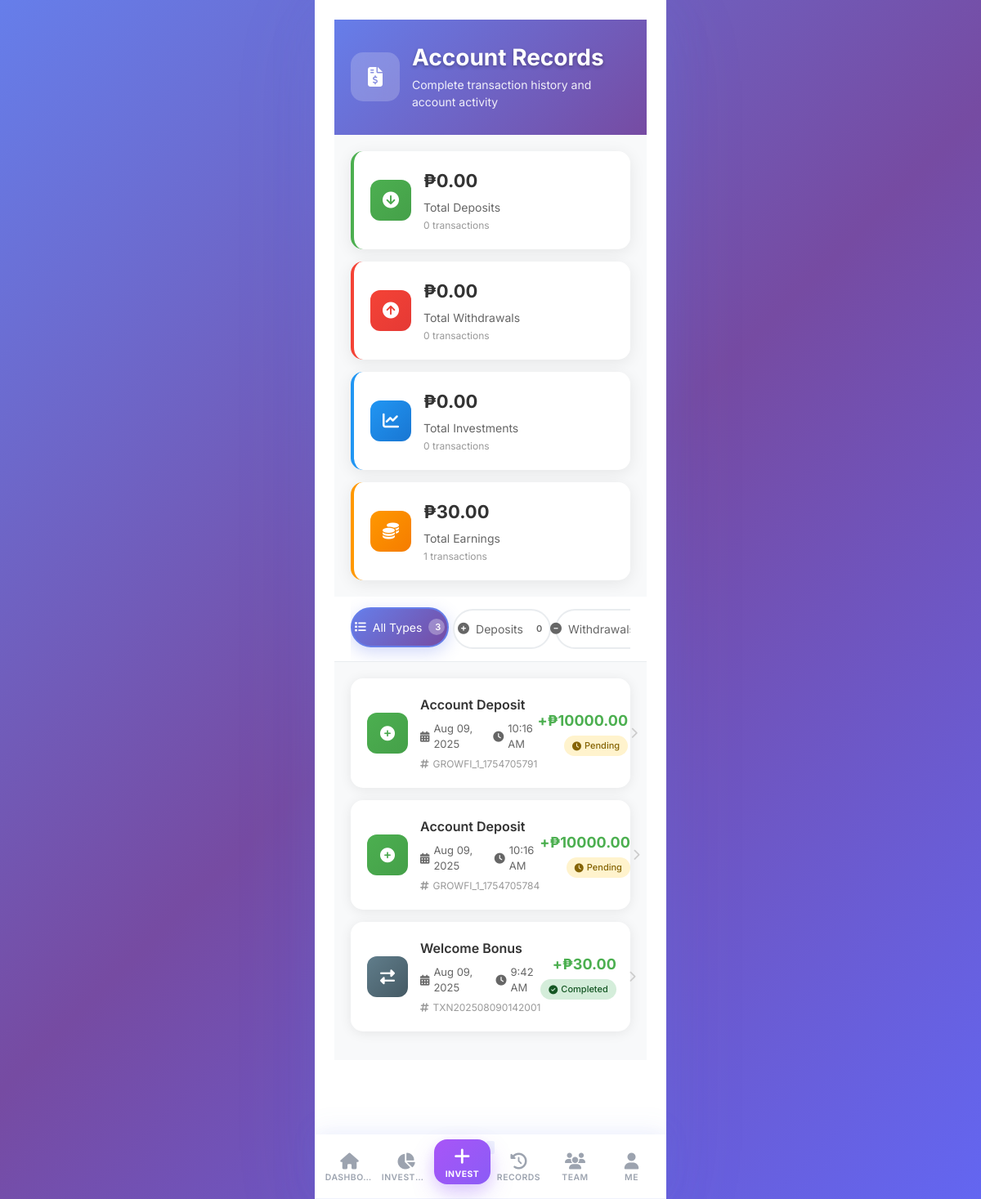
Page /transactions/ (signed in) on the committed database.
### myproject/models.py (models this page shows, shortened)
class Transaction(models.Model):
    TRANSACTION_TYPES = (
        ('deposit', 'Deposit'),
        ('withdrawal', 'Withdrawal'),
        ('investment', 'Investment'),
        ('daily_payout', 'Daily Payout'),
        ('referral_bonus', 'Referral Bonus'),
        ('registration_bonus', 'Registration Bonus'),
    )
    TRANSACTION_STATUS = (
        ('pending', 'Pending'),
        ('processing', 'Processing'),
        ('approved', 'Approved'),
        ('rejected', 'Rejected'),
        ('completed', 'Completed'),
        ('failed', 'Failed'),
    )
    user = models.ForeignKey(User, on_delete=models.CASCADE)
    transaction_type = models.CharField(max_length=20, choices=TRANSACTION_TYPES)
    amount = models.DecimalField(max_digits=10, decimal_places=2)
    status = models.CharField(max_length=20, choices=TRANSACTION_STATUS, default='pending')
    reference_number = models.CharField(max_length=100, unique=True, blank=True)
    api_transaction_id = models.CharField(max_length=200, blank=True, null=True)  # API transaction ID
    payment_method = models.CharField(max_length=20, blank=True)  # GCASH, PAYMAYA, etc.
    payment_url = models.URLField(blank=True, null=True)  # Payment gateway URL
    external_reference = models.CharField(max_length=200, blank=True, null=True)  # For PayMongo session ID
    gcash_number = models.CharField(max_length=15, blank=True)
    gcash_reference = models.CharField(max_length=100, blank=True)
    proof_of_payment = models.ImageField(upload_to='payments/', blank=True, null=True)
    admin_notes = models.TextField(blank=True)
    description = models.TextField(blank=True)  # Transaction description
    created_at = models.DateTimeField(auto_now_add=True)
    processed_at = models.DateTimeField(null=True, blank=True)

### myproject/views.py (the view)
# urls.py: path('transactions/', views.transaction_history, name='transaction_history'),
@login_required
@login_required
def transaction_history(request):
    from django.core.paginator import Paginator
    transactions = Transaction.objects.filter(user=request.user)
    transaction_type = request.GET.get('type')
    status = request.GET.get('status')
    date_from = request.GET.get('date_from')
    date_to = request.GET.get('date_to')
    if transaction_type:
        transactions = transactions.filter(transaction_type=transaction_type)
    if status:
        transactions = transactions.filter(status=status)
    if date_from:
        transactions = transactions.filter(created_at__date__gte=date_from)
    if date_to:
        transactions = transactions.filter(created_at__date__lte=date_to)
    transactions = transactions.order_by('-created_at')
    all_user_transactions = Transaction.objects.filter(user=request.user)
    completed_transactions = all_user_transactions.filter(status='completed')
    deposits = completed_transactions.filter(transaction_type='deposit')
    withdrawals = completed_transactions.filter(transaction_type='withdrawal')
    investments = completed_transactions.filter(transaction_type='investment')
    earnings = completed_transactions.filter(transaction_type__in=['daily_payout', 'referral_bonus', 'registration_bonus'])
    summary = {
        'total_deposits': deposits.aggregate(Sum('amount'))['amount__sum'] or 0,
        'total_withdrawals': withdrawals.aggregate(Sum('amount'))['amount__sum'] or 0,
        'total_investments': investments.aggregate(Sum('amount'))['amount__sum'] or 0,
        'total_earnings': earnings.aggregate(Sum('amount'))['amount__sum'] or 0,
        'total_transactions': all_user_transactions.count(),
        'deposit_count': deposits.count(),
        'withdrawal_count': withdrawals.count(),
        'investment_count': investments.count(),
        'earning_count': earnings.count(),
    }
    paginator = Paginator(transactions, 20)  # Show 20 transactions per page
    page_number = request.GET.get('page')
    transactions = paginator.get_page(page_number)
    context = {
        'transactions': transactions,
        'summary': summary,
    }
    return render(request, 'myproject/transaction_history.html', context)

### myproject/context_processors.py (called while the page is built)
def notification_count(request):
    if request.user.is_authenticated:
        unread_count = Notification.objects.filter(
            user=request.user,
            is_read=False,
        ).count()
        return {"unread_notifications_count": unread_count}
    return {"unread_notifications_count": 0}

def firebase_client_config(request):
    config = getattr(settings, "FIREBASE_CLIENT_CONFIG", None)
    return {"FIREBASE_CLIENT_CONFIG": config}

### myproject/templates/myproject/transaction_history.html (shortened to what this page needs)
{% extends 'myproject/dashboard_base.html' %}
{% load static %}
{% load investment_extras %}
{% block content %}
<div class="records-header">
    <div class="header-content">
        <div class="header-icon">
            <i class="fas fa-file-invoice-dollar"></i>
        </div>
        <div class="header-text">
            <h1 class="page-title">Account Records</h1>
            <p class="page-subtitle">Complete transaction history and account activity</p>
        </div>
    </div>
</div>
<div class="summary-section">
    <div class="summary-grid">
        <div class="summary-card deposits">
            <div class="card-icon">
                <i class="fas fa-arrow-circle-down"></i>
            </div>
            <div class="card-content">
                <div class="card-amount">₱{{ summary.total_deposits|floatformat:2|default:"0.00" }}</div>
                <div class="card-label">Total Deposits</div>
                <div class="card-count">{{ summary.deposit_count|default:"0" }} transactions</div>
            </div>
        </div>
        <div class="summary-card withdrawals">
            <div class="card-icon">
                <i class="fas fa-arrow-circle-up"></i>
            </div>
            <div class="card-content">
                <div class="card-amount">₱{{ summary.total_withdrawals|floatformat:2|default:"0.00" }}</div>
                <div class="card-label">Total Withdrawals</div>
                <div class="card-count">{{ summary.withdrawal_count|default:"0" }} transactions</div>
            </div>
        </div>
        <div class="summary-card investments">
            <div class="card-icon">
                <i class="fas fa-chart-line"></i>
            </div>
            <div class="card-content">
                <div class="card-amount">₱{{ summary.total_investments|floatformat:2|default:"0.00" }}</div>
                <div class="card-label">Total Investments</div>
                <div class="card-count">{{ summary.investment_count|default:"0" }} transactions</div>
            </div>
        </div>
        <div class="summary-card earnings">
            <div class="card-icon">
                <i class="fas fa-coins"></i>
            </div>
            <div class="card-content">
                <div class="card-amount">₱{{ summary.total_earnings|floatformat:2|default:"0.00" }}</div>
                <div class="card-label">Total Earnings</div>
                <div class="card-count">{{ summary.earning_count|default:"0" }} transactions</div>
            </div>
        </div>
    </div>
</div>
<div class="filter-section">
    <div class="filter-container">
        <div class="filter-tabs">
            <button class="filter-btn active" data-filter="all" onclick="filterRecords('all')">
                <i class="fas fa-list"></i>
                <span>All Types</span>
                <div class="filter-badge">{{ summary.total_transactions|default:"0" }}</div>
            </button>
            <button class="filter-btn" data-filter="deposit" onclick="filterRecords('deposit')">
                <i class="fas fa-plus-circle"></i>
                <span>Deposits</span>
                <div class="filter-badge">{{ summary.deposit_count|default:"0" }}</div>
            </button>
            <button class="filter-btn" data-filter="withdrawal" onclick="filterRecords('withdrawal')">
                <i class="fas fa-minus-circle"></i>
                <span>Withdrawals</span>
            </button>
        </div>
    </div>
</div>
<div class="records-section">
    {% if transactions %}
        <div class="records-container">
            {% for transaction in transactions %}
            <div class="record-item" data-type="{{ transaction.transaction_type }}">
                <div class="record-icon-wrapper">
                    {% if transaction.transaction_type == 'deposit' %}
                        <div class="record-icon deposit-bg">
                            <i class="fas fa-plus-circle"></i>
                        </div>
                    {% elif transaction.transaction_type == 'withdrawal' %}
                        <div class="record-icon withdrawal-bg">
                            <i class="fas fa-minus-circle"></i>
                        </div>
                    {% elif transaction.transaction_type == 'investment' %}
                        <div class="record-icon investment-bg">
                            <i class="fas fa-chart-line"></i>
                        </div>
                    {% elif transaction.transaction_type == 'daily_payout' %}
                        <div class="record-icon earnings-bg">
                            <i class="fas fa-coins"></i>
                        </div>
                    {% elif transaction.transaction_type == 'referral_bonus' %}
                        <div class="record-icon referral-bg">
                            <i class="fas fa-users"></i>
                        </div>
                    {% else %}
                        <div class="record-icon default-bg">
                            <i class="fas fa-exchange-alt"></i>
                        </div>
                    {% endif %}
                </div>
                <div class="record-content">
                    <div class="record-main">
                        <div class="record-title">
                            {% if transaction.transaction_type == 'deposit' %}
                                Account Deposit
                            {% elif transaction.transaction_type == 'withdrawal' %}
                                Account Withdrawal
                            {% elif transaction.transaction_type == 'investment' %}
                                Investment Purchase
                            {% elif transaction.transaction_type == 'daily_payout' %}
                                Daily Earnings
                            {% elif transaction.transaction_type == 'referral_bonus' %}
                                Referral Bonus
                            {% elif transaction.transaction_type == 'registration_bonus' %}
                                Welcome Bonus
                            {% else %}
                                {{ transaction.get_transaction_type_display }}
                            {% endif %}
                        </div>
                        <div class="record-details">
                            <div class="record-date">
                                <i class="fas fa-calendar-alt"></i>
                                {{ transaction.created_at|date:"M d, Y" }}
                            </div>
                            <div class="record-time">
                                <i class="fas fa-clock"></i>
                                {{ transaction.created_at|date:"g:i A" }}
                            </div>
                        </div>
                        {% if transaction.reference_number %}
                        <div class="record-reference">
                            <i class="fas fa-hashtag"></i>
                            <span>{{ transaction.reference_number }}</span>
                        </div>
                        {% endif %}
                    </div>
                    <div class="record-amount-section">
                        <div class="record-amount {% if transaction.transaction_type == 'withdrawal' %}negative{% else %}positive{% endif %}">
                            {% if transaction.transaction_type == 'withdrawal' %}-{% else %}+{% endif %}₱{{ transaction.amount|floatformat:2 }}
                        </div>
                        <div class="record-status">
                            <span class="status-pill status-{{ transaction.status }}">
                                {% if transaction.status == 'pending' %}
                                    <i class="fas fa-clock"></i> Pending
                                {% elif transaction.status == 'approved' %}
                                    <i class="fas fa-check"></i> Approved
                                {% elif transaction.status == 'completed' %}
                                    <i class="fas fa-check-circle"></i> Completed
                                {% elif transaction.status == 'rejected' %}
                                    <i class="fas fa-times-circle"></i> Rejected
                                {% endif %}
                            </span>
                        </div>
                    </div>
                </div>
                <div class="record-arrow">
                    <i class="fas fa-chevron-right"></i>
                </div>
            </div>
            {% endfor %}
        </div>
    {% endif %}
</div>
{% endblock %}

### myproject/templates/myproject/dashboard_base.html (style rules this page uses)
*, *::before, *::after { margin: 0; padding: 0; box-sizing: border-box; }
:root { --primary: #8B5CF6; --primary-light: #A78BFA; --primary-dark: #7C3AED; --primary-gradient: linear-gradient(135deg, #8B5CF6 0%, #A855F7 100%); --secondary: #10b981; --secondary-light: #34d399; --secondary-dark: #059669; --accent: #A855F7; --accent-light: #C084FC; --accent-dark: #9333EA; --success: #10b981; --warning: #f59e0b; --error: #ef4444; --info: #06b6d4; --gray-50: #f8fafc; --gray-100: #f1f5f9; --gray-200: #e2e8f0; --gray-300: #cbd5e1; --gray-400: #94a3b8; --gray-500: #64748b; --gray-600: #475569; --gray-700: #334155; --bg-primary: #ffffff; --bg-secondary: linear-gradient(135deg, #f8fafc 0%, #f1f5f9 100%); --bg-tertiary: #f1f5f9; --bg-glass: rgba(255, 255, 255, 0.95); --bg-overlay: rgba(102, 126, 234, 0.4); --text-secondary: #475569; --text-tertiary: #64748b; --text-muted: #94a3b8; --text-white: #ffffff; --shadow-xs: 0 1px 2px 0 rgb(102 126 234 / 0.05); --shadow-sm: 0 1px 3px 0 rgb(102 126 234 / 0.1), 0 1px 2px -1px rgb(102 126 234 / 0.1); --shadow-md: 0 4px 6px -1px rgb(102 126 234 / 0.05), 0 2px 4px -2px rgb(102 126 234 / 0.05); --shadow-lg: 0 10px 15px -3px rgb(102 126 234 / 0.08), 0 4px 6px -4px rgb(102 126 234 / 0.08); --shadow-xl: 0 20px 25px -5px rgb(102 126 234 / 0.1), 0 8px 10px -6px rgb(102 126 234 / 0.1); --shadow-2xl: 0 25px 50px -12px rgb(102 126 234 / 0.15); --shadow-inner: inset 0 2px 4px 0 rgb(102 126 234 / 0.05); --shadow-colored: 0 10px 15px -3px rgb(139 92 246 / 0.1), 0 4px 6px -4px rgb(139 92 246 / 0.1); --border-color: #e2e8f0; --border-color-light: #f1f5f9; --border-width: 1px; --radius-xs: 0.25rem; --radius-sm: 0.375rem; --radius-md: 0.5rem; --radius-lg: 0.75rem; --radius-xl: 1rem; --radius-2xl: 1.5rem; --radius-3xl: 2rem; --radius-full: 9999px; --space-1: 0.25rem; --space-2: 0.5rem; --space-3: 0.75rem; --space-4: 1rem; --space-5: 1.25rem; --space-6: 1.5rem; --space-8: 2rem; --space-10: 2.5rem; --space-12: 3rem; --space-16: 4rem; --space-20: 5rem; --text-xs: 0.75rem; --text-sm: 0.875rem; --text-base: 1rem; --text-lg: 1.125rem; --text-xl: 1.25rem; --text-2xl: 1.5rem; --text-3xl: 1.875rem; --text-4xl: 2.25rem; --transition-fast: all 0.15s cubic-bezier(0.25, 0.46, 0.45, 0.94); --transition-normal: all 0.25s cubic-bezier(0.25, 0.46, 0.45, 0.94); --transition-slow: all 0.4s cubic-bezier(0.25, 0.46, 0.45, 0.94); --container-max-width: 430px; --header-height: 80px; --nav-height: 85px; }
body { font-family: 'Inter', -apple-system, BlinkMacSystemFont, 'Segoe UI', Roboto, 'Helvetica Neue', Arial, sans-serif; background: linear-gradient(135deg, #667eea 0%, #764ba2 50%, #6366f1 100%); background-attachment: fixed; color: var(--text-primary); font-feature-settings: 'cv01', 'cv02', 'cv03', 'cv04', 'kern'; -webkit-font-smoothing: antialiased; -moz-osx-font-smoothing: grayscale; overflow-x: hidden; }

### rows in the picture
Transaction: transaction_type "deposit" (drawn), status "pending" (drawn)
Transaction: transaction_type "deposit" (drawn), status "pending" (drawn)
Transaction: shows "Welcome Bonus", status "completed" (drawn)

### other values in the picture
{{ summary.total_deposits|floatformat:2|default:"0.00" }} "0.00"
{{ summary.deposit_count|default:"0" }} "0"
{{ summary.total_withdrawals|floatformat:2|default:"0.00" }} "0.00"
{{ summary.withdrawal_count|default:"0" }} "0"
{{ summary.total_investments|floatformat:2|default:"0.00" }} "0.00"
{{ summary.investment_count|default:"0" }} "0"
{{ summary.total_earnings|floatformat:2|default:"0.00" }} "30.00"
{{ summary.earning_count|default:"0" }} "1"
{{ summary.total_transactions|default:"0" }} "3"
